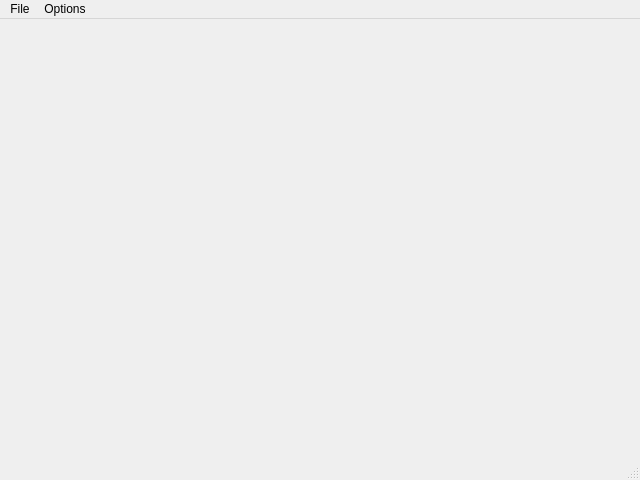
<?xml version="1.0" encoding="UTF-8"?>
<ui version="4.0">
 <class>MainWindow</class>
 <widget class="QMainWindow" name="MainWindow">
  <property name="geometry">
   <rect>
    <x>0</x>
    <y>0</y>
    <width>640</width>
    <height>480</height>
   </rect>
  </property>
  <property name="windowTitle">
   <string>MainWindow</string>
  </property>
  <widget class="QWidget" name="centralwidget"/>
  <widget class="QMenuBar" name="menubar">
   <property name="geometry">
    <rect>
     <x>0</x>
     <y>0</y>
     <width>640</width>
     <height>21</height>
    </rect>
   </property>
   <widget class="QMenu" name="menuFile">
    <property name="title">
     <string>File</string>
    </property>
   </widget>
   <widget class="QMenu" name="menuView">
    <property name="title">
     <string>Options</string>
    </property>
    <addaction name="actionTheme"/>
   </widget>
   <addaction name="menuFile"/>
   <addaction name="menuView"/>
  </widget>
  <widget class="QStatusBar" name="statusbar"/>
  <action name="actionTheme">
   <property name="checkable">
    <bool>true</bool>
   </property>
   <property name="checked">
    <bool>false</bool>
   </property>
   <property name="text">
    <string>Theme</string>
   </property>
   <property name="toolTip">
    <string>Set the theme</string>
   </property>
  </action>
 </widget>
 <resources/>
 <connections/>
</ui>
